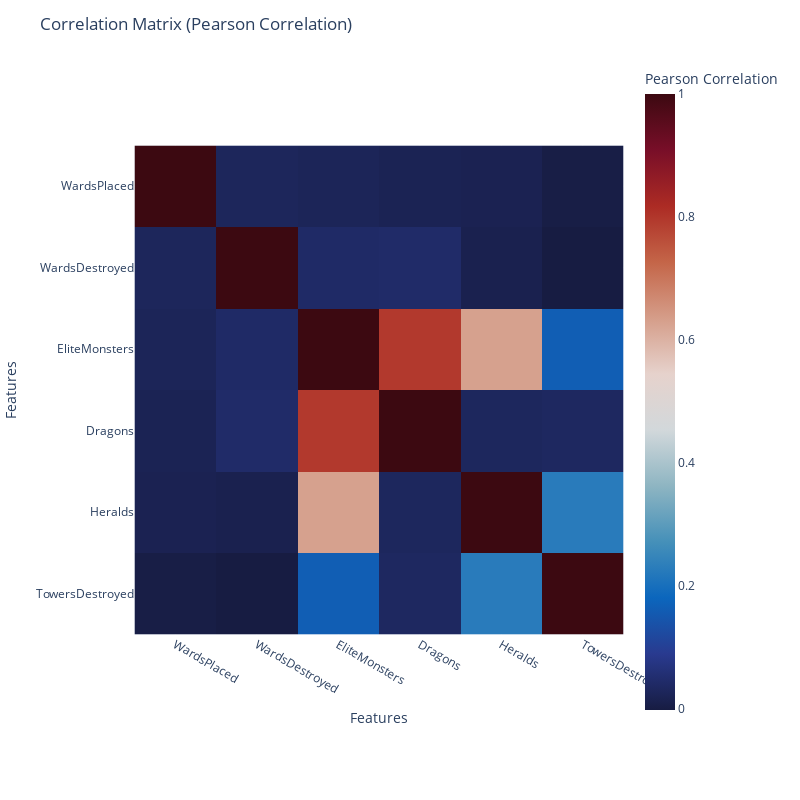

Here is the notebook cell this chart was saved with:
### Code cell
plot_correlation_matrix_plotly(df[vision_features], method='pearson')

### Figure 1 — Plotly figure (JSON) as saved in the notebook; plotly's stock layout.template omitted (floating-point values rounded to 4 significant figures)
{"data": [{"coloraxis": "coloraxis", "hovertemplate": "Features: %{x}<br>Features: %{y}<br>Pearson Correlation: %{z}<extra></extra>", "name": "0", "type": "heatmap", "x": ["WardsPlaced", "WardsDestroyed", "EliteMonsters", "Dragons", "Heralds", "TowersDestroyed"], "xaxis": "x", "y": ["WardsPlaced", "WardsDestroyed", "EliteMonsters", "Dragons", "Heralds", "TowersDestroyed"], "yaxis": "y", "z": [[1, 0.02703, 0.02376, 0.0183, 0.01571, 0.001944], [0.02703, 1, 0.04007, 0.04201, 0.01219, -0.002656], [0.02376, 0.04007, 1, 0.796, 0.6285, 0.1624], [0.0183, 0.04201, 0.796, 1, 0.0295, 0.03256], [0.01571, 0.01219, 0.6285, 0.0295, 1, 0.2263], [0.001944, -0.002656, 0.1624, 0.03256, 0.2263, 1]]}], "layout": {"coloraxis": {"colorbar": {"title": {"text": "Pearson Correlation"}}, "colorscale": [[0, "rgb(23, 28, 66)"], [0.09091, "rgb(41, 58, 143)"], [0.1818, "rgb(11, 102, 189)"], [0.2727, "rgb(69, 144, 185)"], [0.3636, "rgb(142, 181, 194)"], [0.4545, "rgb(210, 216, 219)"], [0.5455, "rgb(230, 210, 204)"], [0.6364, "rgb(213, 157, 137)"], [0.7273, "rgb(196, 101, 72)"], [0.8182, "rgb(172, 43, 36)"], [0.9091, "rgb(120, 14, 40)"], [1, "rgb(60, 9, 17)"]]}, "height": 800, "margin": {"t": 60}, "title": {"text": "Correlation Matrix (Pearson Correlation)"}, "width": 800, "xaxis": {"anchor": "y", "constrain": "domain", "domain": [0, 1], "scaleanchor": "y", "title": {"text": "Features"}}, "yaxis": {"anchor": "x", "autorange": "reversed", "constrain": "domain", "domain": [0, 1], "title": {"text": "Features"}}}}
